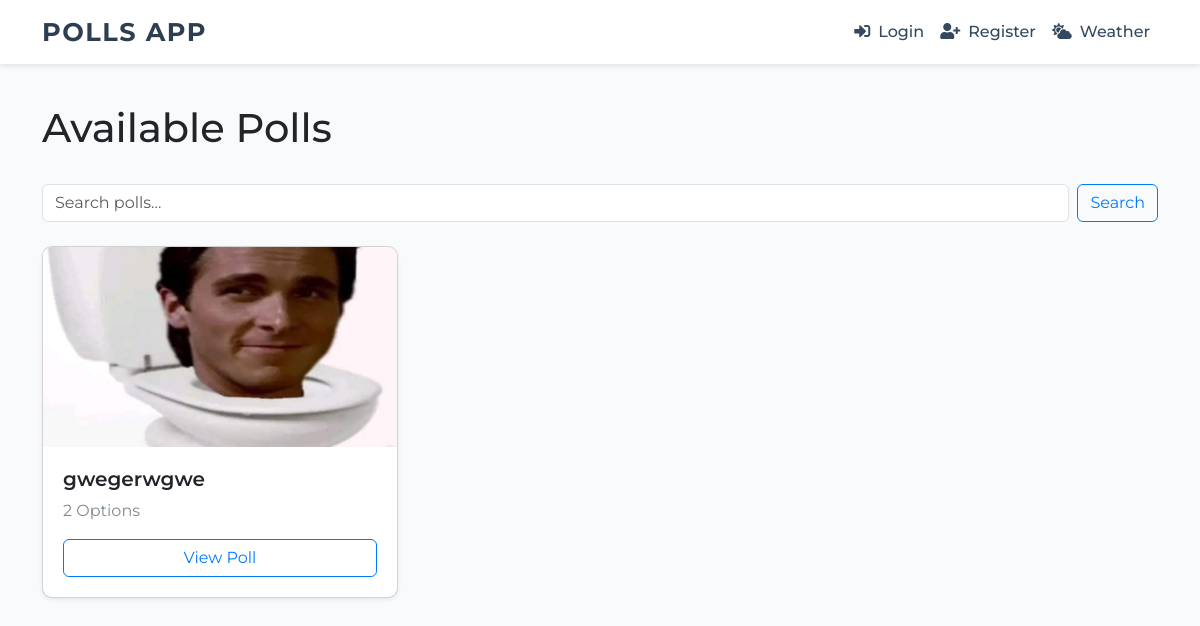
Before: / with the older database file.
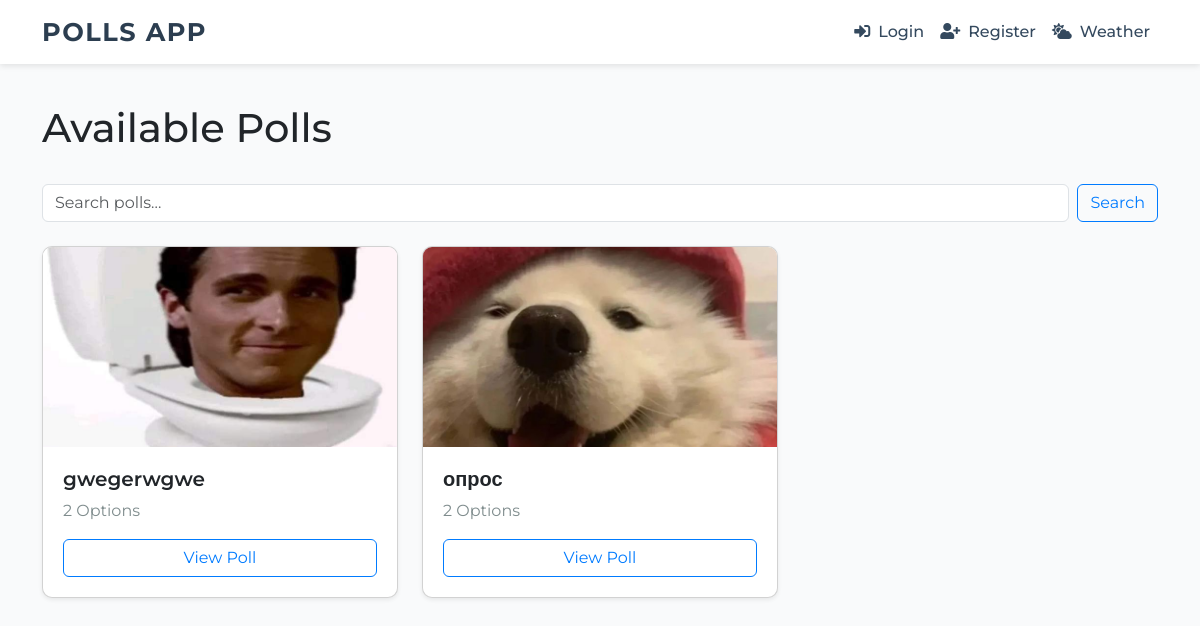
After: the same page with the newer database file.
### app.py (models this page shows)
class Poll(db.Model):
    id = db.Column(db.Integer, primary_key=True)
    question = db.Column(db.String(500), nullable=False)
    image_filename = db.Column(db.String(300))
    creator_id = db.Column(db.Integer, db.ForeignKey('user.id'), nullable=False)
    options = db.relationship('Option', backref='poll', lazy=True)
    votes = db.relationship('Vote', backref='poll', lazy=True)

### app.py (the view)
@app.route('/')
def index():
    query = request.args.get('q', '')
    if query:
        polls = Poll.query.filter(Poll.question.ilike(f'%{query}%')).all()
    else:
        polls = Poll.query.all()
    return render_template('index.html', polls=polls, query=query)

### templates/index.html (shortened to what this page needs)
{% extends "layout.html" %}
{% block content %}
<div class="d-flex justify-content-between align-items-center mb-4">
  <h1>Available Polls</h1>
</div>
<form method="GET" action="{{ url_for('index') }}" class="mb-4 d-flex">
  <input class="form-control me-2" type="search" name="q" placeholder="Search polls..." value="{{ request.args.get('q', '') }}">
  <button class="btn btn-outline-primary" type="submit">Search</button>
</form>
<div class="row">
  {% for poll in polls %}
    <div class="col-md-4 mb-4">
      <div class="card h-100 shadow-sm">
        {% if poll.image_filename %}
          <img src="{{ url_for('static', filename='uploads/' ~ poll.image_filename) }}" class="card-img-top" alt="Poll Image" style="max-height: 200px; object-fit: cover;">
        {% endif %}
        <div class="card-body d-flex flex-column">
          <h5 class="card-title">{{ poll.question }}</h5>
          <p class="card-text">{{ poll.options|length }} Options</p>
          <a href="{{ url_for('poll_detail', poll_id=poll.id) }}" class="btn btn-outline-primary mt-auto">View Poll</a>
        </div>
      </div>
    </div>
  {% else %}
    <p>No polls found.</p>
  {% endfor %}
</div>
{% endblock %}

### templates/layout.html (shortened to what this page needs)
<!doctype html>
<html lang="en">
<head>
  <link href="https://cdnjs.cloudflare.com/ajax/libs/font-awesome/5.15.3/css/all.min.css" rel="stylesheet" />
  <link href="https://cdn.jsdelivr.net/npm/bootstrap@5.3.0/dist/css/bootstrap.min.css" rel="stylesheet" />
</head>
<body>
  <nav class="navbar fixed-top navbar-expand-lg">
    <div class="container">
      <a class="navbar-brand" href="{{ url_for('index') }}">Polls App</a>
      <div class="collapse navbar-collapse justify-content-end" id="navbarNav">
        <ul class="navbar-nav align-items-center">
          {% if current_user.is_authenticated %}
          <li class="nav-item d-flex align-items-center me-3">
            {% if current_user.avatar_filename %}
            <img src="{{ url_for('static', filename='uploads/' ~ current_user.avatar_filename) }}" alt="Avatar"
              class="avatar" title="{{ current_user.username }}">
            {% endif %}
            <span class="navbar-text d-flex align-items-center">
  Hello, {{ current_user.username }}
  <i class="fas fa-user-circle ms-2"></i>
  <small id="live-time" class="text-muted ms-3" style="font-weight: 400; font-size: 0.85rem;">
    {{ current_time }}
  </small>
</span>
          </li>
          <li class="nav-item">
            <a class="nav-link" href="{{ url_for('profile') }}"><i class="fas fa-user-edit me-2"></i>Profile</a>
          </li>
          <li class="nav-item">
            <a class="nav-link" href="{{ url_for('logout') }}"><i class="fas fa-sign-out-alt me-2"></i>Logout</a>
          </li>
          {% else %}
          <li class="nav-item">
            <a class="nav-link" href="{{ url_for('login') }}"><i class="fas fa-sign-in-alt me-2"></i>Login</a>
          </li>
          <li class="nav-item">
            <a class="nav-link" href="{{ url_for('register') }}"><i class="fas fa-user-plus me-2"></i>Register</a>
          </li>
          {% endif %}
          <li class="nav-item">
            <a class="nav-link" href="{{ url_for('weather') }}"><i class="fas fa-cloud-sun me-2"></i>Weather</a>
          </li>
        </ul>
      </div>
    </div>
  </nav>
  <div class="container mt-4">
    {% block content %}{% endblock %}
  </div>
</body>
</html>

### templates/layout.html (style rules this page uses)
body { padding-top: 80px; font-family: 'Montserrat', sans-serif; background-color: #f9fafb; }
.navbar { background-color: #ffffff; box-shadow: 0 2px 6px rgba(0, 0, 0, 0.1); }
.navbar-brand { font-weight: 700; font-size: 1.6rem; letter-spacing: 1.5px; color: #2c3e50 !important; text-transform: uppercase; }
.nav-link { font-weight: 500; color: #34495e !important; transition: color 0.3s ease; }
.card { border-radius: 10px; overflow: hidden; transition: transform 0.3s ease, box-shadow 0.3s ease; opacity: 0; transform: translateY(20px); animation: fadeInUp 0.6s forwards; animation-delay: var(--animation-delay); }
.card-body { padding: 20px; }
.card-title { font-size: 1.25rem; font-weight: 600; }
.card-text { color: #7f8c8d; }
.btn-outline-primary { border-color: #007bff; color: #007bff; transition: background-color 0.3s, color 0.3s; }

Changed rows visible on the page:
added Poll: image_filename (picture), question "опрос", options|length "2"
